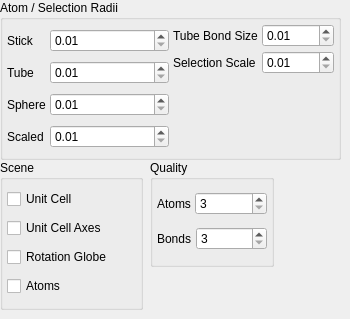
   <widget class="QWidget" name="ViewPage" >
    <widget class="QGroupBox" name="groupBox_2" >
     <property name="geometry" >
      <rect>
       <x>0</x>
       <y>160</y>
       <width>143</width>
       <height>150</height>
      </rect>
     </property>
     <property name="title" >
      <string>Scene</string>
     </property>
     <layout class="QVBoxLayout" >
      <property name="margin" >
       <number>4</number>
      </property>
      <property name="spacing" >
       <number>4</number>
      </property>
      <item>
       <widget class="QCheckBox" name="CellVisibleCheck" >
        <property name="text" >
         <string>Unit Cell</string>
        </property>
       </widget>
      </item>
      <item>
       <widget class="QCheckBox" name="AxesVisibleCheck" >
        <property name="text" >
         <string>Unit Cell Axes</string>
        </property>
       </widget>
      </item>
      <item>
       <widget class="QCheckBox" name="GlobeVisibleCheck" >
        <property name="text" >
         <string>Rotation Globe</string>
        </property>
       </widget>
      </item>
      <item>
       <widget class="QCheckBox" name="AtomsVisibleCheck" >
        <property name="text" >
         <string>Atoms</string>
        </property>
       </widget>
      </item>
     </layout>
    </widget>
    <widget class="QGroupBox" name="SelectionRadiusGroup" >
     <property name="geometry" >
      <rect>
       <x>0</x>
       <y>0</y>
       <width>341</width>
       <height>160</height>
      </rect>
     </property>
     <property name="sizePolicy" >
      <sizepolicy>
       <hsizetype>5</hsizetype>
       <vsizetype>1</vsizetype>
       <horstretch>0</horstretch>
       <verstretch>0</verstretch>
      </sizepolicy>
     </property>
     <property name="title" >
      <string>Atom / Selection Radii</string>
     </property>
     <layout class="QHBoxLayout" >
      <property name="margin" >
       <number>4</number>
      </property>
      <property name="spacing" >
       <number>4</number>
      </property>
      <item>
       <layout class="QGridLayout" >
        <property name="margin" >
         <number>0</number>
        </property>
        <property name="spacing" >
         <number>4</number>
        </property>
        <item row="3" column="1" >
         <widget class="QDoubleSpinBox" name="ScaledRadiusSpin" >
          <property name="sizePolicy" >
           <sizepolicy>
            <hsizetype>7</hsizetype>
            <vsizetype>0</vsizetype>
            <horstretch>0</horstretch>
            <verstretch>0</verstretch>
           </sizepolicy>
          </property>
          <property name="maximum" >
           <double>3.000000000000000</double>
          </property>
          <property name="minimum" >
           <double>0.010000000000000</double>
          </property>
          <property name="singleStep" >
           <double>0.010000000000000</double>
          </property>
         </widget>
        </item>
        <item row="2" column="0" >
         <widget class="QLabel" name="label_6" >
          <property name="text" >
           <string>Sphere</string>
          </property>
         </widget>
        </item>
        <item row="2" column="1" >
         <widget class="QDoubleSpinBox" name="SphereRadiusSpin" >
          <property name="sizePolicy" >
           <sizepolicy>
            <hsizetype>7</hsizetype>
            <vsizetype>0</vsizetype>
            <horstretch>0</horstretch>
            <verstretch>0</verstretch>
           </sizepolicy>
          </property>
          <property name="maximum" >
           <double>1.000000000000000</double>
          </property>
          <property name="minimum" >
           <double>0.010000000000000</double>
          </property>
          <property name="singleStep" >
           <double>0.010000000000000</double>
          </property>
         </widget>
        </item>
        <item row="3" column="0" >
         <widget class="QLabel" name="label_7" >
          <property name="text" >
           <string>Scaled</string>
          </property>
         </widget>
        </item>
        <item row="0" column="1" >
         <widget class="QDoubleSpinBox" name="StickRadiusSpin" >
          <property name="sizePolicy" >
           <sizepolicy>
            <hsizetype>7</hsizetype>
            <vsizetype>0</vsizetype>
            <horstretch>0</horstretch>
            <verstretch>0</verstretch>
           </sizepolicy>
          </property>
          <property name="maximum" >
           <double>1.000000000000000</double>
          </property>
          <property name="minimum" >
           <double>0.010000000000000</double>
          </property>
          <property name="singleStep" >
           <double>0.010000000000000</double>
          </property>
         </widget>
        </item>
        <item row="1" column="0" >
         <widget class="QLabel" name="label_5" >
          <property name="text" >
           <string>Tube</string>
          </property>
         </widget>
        </item>
        <item row="0" column="0" >
         <widget class="QLabel" name="label_565" >
          <property name="text" >
           <string>Stick</string>
          </property>
         </widget>
        </item>
        <item row="1" column="1" >
         <widget class="QDoubleSpinBox" name="TubeRadiusSpin" >
          <property name="sizePolicy" >
           <sizepolicy>
            <hsizetype>7</hsizetype>
            <vsizetype>0</vsizetype>
            <horstretch>0</horstretch>
            <verstretch>0</verstretch>
           </sizepolicy>
          </property>
          <property name="maximum" >
           <double>1.000000000000000</double>
          </property>
          <property name="minimum" >
           <double>0.010000000000000</double>
          </property>
          <property name="singleStep" >
           <double>0.010000000000000</double>
          </property>
         </widget>
        </item>
       </layout>
      </item>
      <item>
       <layout class="QVBoxLayout" >
        <property name="margin" >
         <number>0</number>
        </property>
        <property name="spacing" >
         <number>4</number>
        </property>
        <item>
         <layout class="QGridLayout" >
          <property name="margin" >
           <number>0</number>
          </property>
          <property name="spacing" >
           <number>4</number>
          </property>
          <item row="0" column="0" >
           <widget class="QLabel" name="label_566" >
            <property name="text" >
             <string>Tube Bond Size</string>
            </property>
           </widget>
          </item>
          <item row="1" column="0" >
           <widget class="QLabel" name="label_10" >
            <property name="text" >
             <string>Selection Scale</string>
            </property>
           </widget>
          </item>
          <item row="1" column="1" >
           <widget class="QDoubleSpinBox" name="SelectionScaleSpin" >
            <property name="sizePolicy" >
             <sizepolicy>
              <hsizetype>7</hsizetype>
              <vsizetype>0</vsizetype>
              <horstretch>0</horstretch>
              <verstretch>0</verstretch>
             </sizepolicy>
            </property>
            <property name="maximum" >
             <double>3.000000000000000</double>
            </property>
            <property name="minimum" >
             <double>0.010000000000000</double>
            </property>
            <property name="singleStep" >
             <double>0.010000000000000</double>
            </property>
           </widget>
          </item>
          <item row="0" column="1" >
           <widget class="QDoubleSpinBox" name="TubeBondSizeSpin" >
            <property name="sizePolicy" >
             <sizepolicy>
              <hsizetype>7</hsizetype>
              <vsizetype>0</vsizetype>
              <horstretch>0</horstretch>
              <verstretch>0</verstretch>
             </sizepolicy>
            </property>
            <property name="maximum" >
             <double>1.000000000000000</double>
            </property>
            <property name="minimum" >
             <double>0.010000000000000</double>
            </property>
            <property name="singleStep" >
             <double>0.010000000000000</double>
            </property>
           </widget>
          </item>
         </layout>
        </item>
        <item>
         <spacer>
          <property name="orientation" >
           <enum>Qt::Vertical</enum>
          </property>
          <property name="sizeHint" >
           <size>
            <width>20</width>
            <height>40</height>
           </size>
          </property>
         </spacer>
        </item>
       </layout>
      </item>
     </layout>
    </widget>
    <widget class="QGroupBox" name="QualityGroup" >
     <property name="geometry" >
      <rect>
       <x>150</x>
       <y>160</y>
       <width>124</width>
       <height>107</height>
      </rect>
     </property>
     <property name="title" >
      <string>Quality</string>
     </property>
     <layout class="QVBoxLayout" >
      <property name="margin" >
       <number>4</number>
      </property>
      <property name="spacing" >
       <number>4</number>
      </property>
      <item>
       <layout class="QHBoxLayout" >
        <property name="margin" >
         <number>0</number>
        </property>
        <property name="spacing" >
         <number>4</number>
        </property>
        <item>
         <widget class="QLabel" name="label" >
          <property name="sizePolicy" >
           <sizepolicy>
            <hsizetype>1</hsizetype>
            <vsizetype>5</vsizetype>
            <horstretch>0</horstretch>
            <verstretch>0</verstretch>
           </sizepolicy>
          </property>
          <property name="text" >
           <string>Atoms</string>
          </property>
         </widget>
        </item>
        <item>
         <widget class="QSpinBox" name="AtomQualitySpin" >
          <property name="sizePolicy" >
           <sizepolicy>
            <hsizetype>7</hsizetype>
            <vsizetype>0</vsizetype>
            <horstretch>0</horstretch>
            <verstretch>0</verstretch>
           </sizepolicy>
          </property>
          <property name="minimum" >
           <number>3</number>
          </property>
         </widget>
        </item>
       </layout>
      </item>
      <item>
       <layout class="QHBoxLayout" >
        <property name="margin" >
         <number>0</number>
        </property>
        <property name="spacing" >
         <number>4</number>
        </property>
        <item>
         <widget class="QLabel" name="label_3" >
          <property name="sizePolicy" >
           <sizepolicy>
            <hsizetype>1</hsizetype>
            <vsizetype>5</vsizetype>
            <horstretch>0</horstretch>
            <verstretch>0</verstretch>
           </sizepolicy>
          </property>
          <property name="text" >
           <string>Bonds</string>
          </property>
         </widget>
        </item>
        <item>
         <widget class="QSpinBox" name="BondQualitySpin" >
          <property name="sizePolicy" >
           <sizepolicy>
            <hsizetype>7</hsizetype>
            <vsizetype>0</vsizetype>
            <horstretch>0</horstretch>
            <verstretch>0</verstretch>
           </sizepolicy>
          </property>
          <property name="minimum" >
           <number>3</number>
          </property>
         </widget>
        </item>
       </layout>
      </item>
     </layout>
    </widget>
   </widget>
